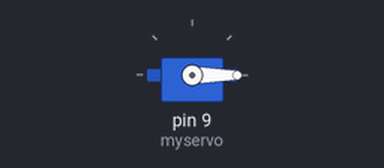
Recording of a sketch running on a simulated Arduino Uno, built with avr-gcc and run on an emulated ATmega328P. Parts: servo.

Above: at 0.05 s.
At 1.25 s:
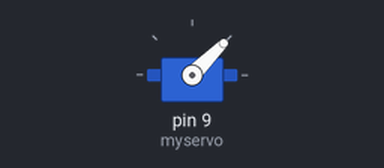
At 2.5 s:
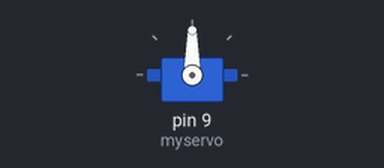
At 5.0 s:
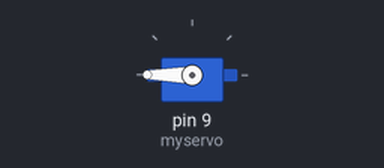
Timing chart, 0 to 6.5 s (numbered marks = the images above):
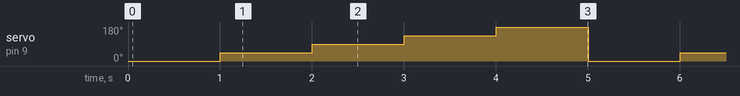

Measured:
- by itself, servo on pin 9 (myservo): repeats every 5.0 s: 90° 1.0 s, 135° 1.0 s, 180° 1.0 s, 0° 1.0 s, 45° 1.0 s

The sketch:

Sketch5-Servo.ino
```cpp
#include <Servo.h> // подключение встроенной библиотеки Servo
Servo myservo;     // инициализация объекта myservo

void setup() {
    myservo.attach(9); // наш сервопривод подключен к 9 выходу Arduino
}

void loop() {
    // цикл от 0 до 180 с шагом в 45 градусов
    for (int pos = 0; pos <= 180; pos += 45) {
        myservo.write(pos); // переместить сервопривод на количество градусов, которое содержится в переменной pos
        delay(1000);        // пауза в 1 секунду между перемещениями
    }
}
```
